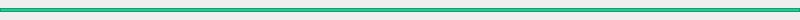
<?xml version="1.0" encoding="UTF-8"?>
<ui version="4.0">
 <class>MusicSlider</class>
 <widget class="QWidget" name="MusicSlider">
  <property name="geometry">
   <rect>
    <x>0</x>
    <y>0</y>
    <width>800</width>
    <height>20</height>
   </rect>
  </property>
  <property name="windowTitle">
   <string>Form</string>
  </property>
  <widget class="QFrame" name="outLine">
   <property name="geometry">
    <rect>
     <x>0</x>
     <y>8</y>
     <width>800</width>
     <height>4</height>
    </rect>
   </property>
   <property name="minimumSize">
    <size>
     <width>0</width>
     <height>0</height>
    </size>
   </property>
   <property name="maximumSize">
    <size>
     <width>16777215</width>
     <height>16777215</height>
    </size>
   </property>
   <property name="styleSheet">
    <string notr="true">#outLine
{
 background-color:#1ECC94;
}</string>
   </property>
   <property name="frameShape">
    <enum>QFrame::StyledPanel</enum>
   </property>
   <property name="frameShadow">
    <enum>QFrame::Raised</enum>
   </property>
  </widget>
  <widget class="QFrame" name="inLine">
   <property name="geometry">
    <rect>
     <x>0</x>
     <y>8</y>
     <width>800</width>
     <height>4</height>
    </rect>
   </property>
   <property name="styleSheet">
    <string notr="true">#inLine
{
 background-color:#EBEEF5;
}
</string>
   </property>
   <property name="frameShape">
    <enum>QFrame::StyledPanel</enum>
   </property>
   <property name="frameShadow">
    <enum>QFrame::Raised</enum>
   </property>
  </widget>
  <zorder>inLine</zorder>
  <zorder>outLine</zorder>
 </widget>
 <resources/>
 <connections/>
</ui>
